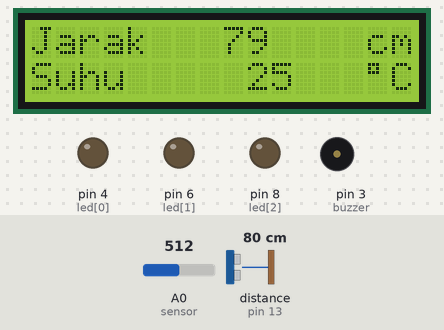
This sketch was run on a simulated Arduino Uno, built with avr-gcc and run on an emulated ATmega328P. Shown: 16×2 character LCD, output pins drawn as LEDs (lit = HIGH), buzzer (waves = sounding, pin HIGH). Wiring (inferred from the names in the program): ultrasonic range finder: trigger pin 12; echo pin 13. Dashed ring = blinking. Inputs (shaded band) come from the test bench; at power-on: distance to the obstacle (sensor on pin 13) 80 cm, A0 (sensor) = 512. The echo pulse lasts 58.3 µs per cm; pins used as bus, display or sensor lines are not drawn; what the sketch prints to the serial monitor is not drawn.

Above: at 1.2 s.
1.3 s: distance to the obstacle (sensor on pin 13) set to 57 cm
At 2.0 s:
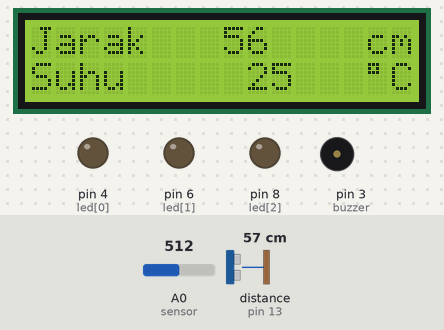
4.4 s: distance to the obstacle (sensor on pin 13) set to 49 cm
At 5.2 s:
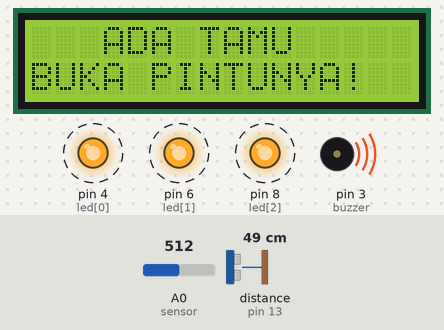
7.4 s: distance to the obstacle (sensor on pin 13) set to 120 cm
At 8.2 s:
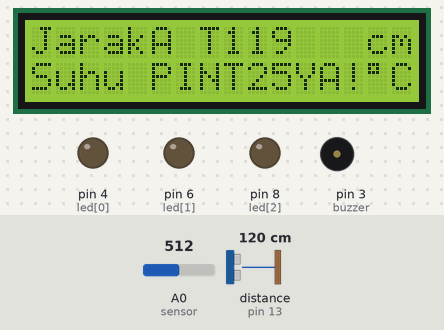
10.5 s: A0 (sensor) set to 716
At 10.9 s:
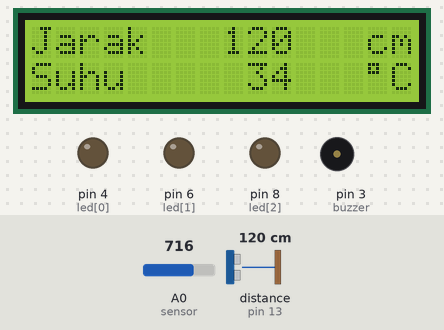
12.0 s: A0 (sensor) set to 900
At 12.5 s:
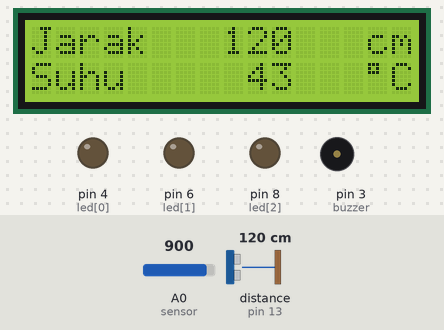
13.6 s: A0 (sensor) set to 1023
At 14.1 s:
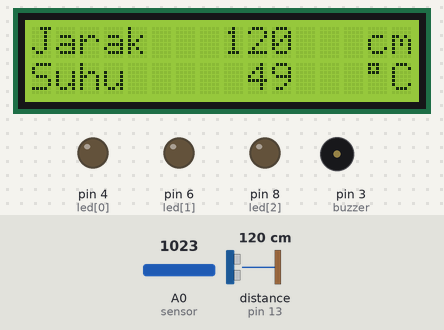
Timing chart, 0 to 16.2 s (numbered marks = the images above; inputs shaded):
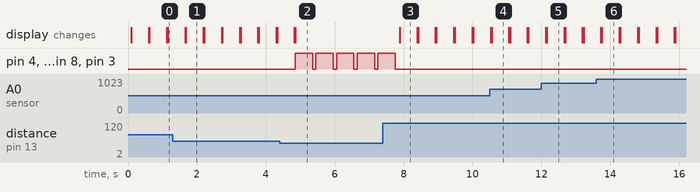

Measured:
- the behaviour switches between 52 and 51 cm on distance to the obstacle (sensor on pin 13) (found by bisection; images 1 and 2)
- after the input at 1.3 s, the display: first differs from a run without the input after 0.38 s (image 1)
- after the input at 4.4 s, pin 4 (led[0]), pin 6 (led[1]), pin 8 (led[2]), pin 3 (buzzer): alternates HIGH for 0.50 s and LOW for 0.10 s, starting after 0.46 s; the display: first differs from a run without the input after 0.46 s (image 2)
- after the input at 7.4 s, pin 4 (led[0]), pin 6 (led[1]), pin 8 (led[2]), pin 3 (buzzer): goes on until 7.8 s, then stays LOW; the display: changes after 0.49 s (image 3)
- after the input at 10.5 s, the display: first differs from a run without the input after 0.06 s (image 4)
- after the input at 12.0 s, the display: first differs from a run without the input after 0.16 s (image 5)
- after the input at 13.6 s, the display: first differs from a run without the input after 0.16 s (image 6)

The sketch:

Suhu_Sensor_Cahaya.ino
```cpp
#include <Wire.h>
#include <LiquidCrystal_I2C.h>
LiquidCrystal_I2C lcd(0x27, 16, 2);
#include <time.h>

const int led[]={4,6,8};
const int ldr=A1;
const int potensio=A2;
const int trig=12;
const int echo=13;
const int sensor=A0;
const int buzzer=3;
int i,celcius;
int cahaya;
long durasi,jarak;
int nilaiSensor,vout;
byte derajat=B11011111;

void setup() {
  for(i=0;i<=3;i++){
    pinMode(led[i], OUTPUT);
  }
  pinMode(trig, OUTPUT);
  pinMode(echo, INPUT);
  pinMode(sensor, INPUT);
  pinMode(buzzer, OUTPUT);
  lcd.begin(16,2);
  lcd.backlight();
  Serial.begin(9600);
  cahaya=analogRead(ldr);
  Serial.println(cahaya);
}

void loop() {
  pinMode(trig, OUTPUT);
  digitalWrite(trig, LOW);
    delayMicroseconds(1);
  digitalWrite(trig, HIGH);
    delayMicroseconds(1);
  digitalWrite(trig, LOW);
  pinMode(echo, INPUT);
  durasi=pulseIn(echo, HIGH);
  jarak=(durasi/2)/29.1;

  if (jarak<=50){
    lcd.setCursor(3,0);
      lcd.print("ADA TAMU");
    lcd.setCursor(0,1);
      lcd.print("BUKA PINTUNYA!");

    digitalWrite(buzzer, HIGH);
    for(i=0;i<=3;i++){
      digitalWrite(led[i], HIGH);
    }
      delay(500);
    digitalWrite(buzzer, LOW);
    for(i=0;i<=3;i++){
      digitalWrite(led[i], LOW);
    }
      delay(100);

    digitalWrite(buzzer, HIGH);
    for(i=0;i<=3;i++){
      digitalWrite(led[i], HIGH);
    }
      delay(500);
    digitalWrite(buzzer, LOW);
    for(i=0;i<=3;i++){
      digitalWrite(led[i], LOW);
    }
      delay(100);

    digitalWrite(buzzer, HIGH);
    for(i=0;i<=3;i++){
      digitalWrite(led[i], HIGH);
    }
      delay(500);
    digitalWrite(buzzer, LOW);
    for(i=0;i<=3;i++){
      digitalWrite(led[i], LOW);
    }
      delay(100);

    digitalWrite(buzzer, HIGH);
    for(i=0;i<=3;i++){
      digitalWrite(led[i], HIGH);
    }
      delay(500);
    digitalWrite(buzzer, LOW);
    for(i=0;i<=3;i++){
      digitalWrite(led[i], LOW);
    }
      delay(100);

    digitalWrite(buzzer, HIGH);
    for(i=0;i<=3;i++){
      digitalWrite(led[i], HIGH);
    }
      delay(500);
    digitalWrite(buzzer, LOW);
    for(i=0;i<=3;i++){
      digitalWrite(led[i], LOW);
    }
      delay(100);
  }

  if (jarak>=50){
    nilaiSensor=analogRead(sensor);
    vout=nilaiSensor/20.479;
    Serial.println(celcius);

    lcd.setCursor(0,0);
    lcd.print("Jarak");
    lcd.setCursor(8,0);
    lcd.print(jarak);
    lcd.setCursor(14,0);
    lcd.print("cm");
    lcd.setCursor(0,1);
    lcd.print("Suhu");
    lcd.setCursor(9,1);
    lcd.print(vout);
    lcd.setCursor(14,1);
    lcd.print((char)223);
    lcd.setCursor(15,1);
    lcd.print("C");
    delay(500);
    lcd.clear();
  }
}
```
